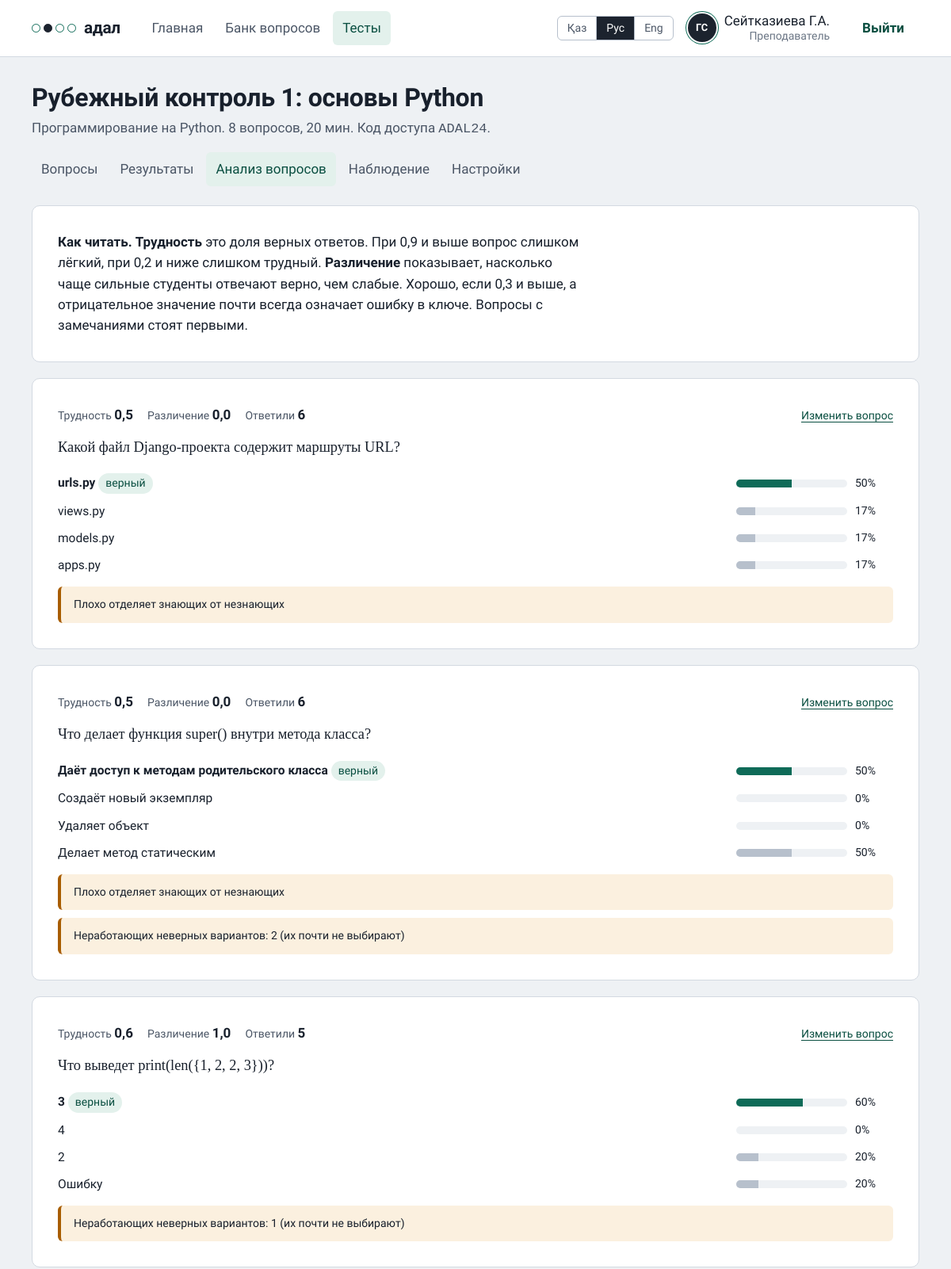
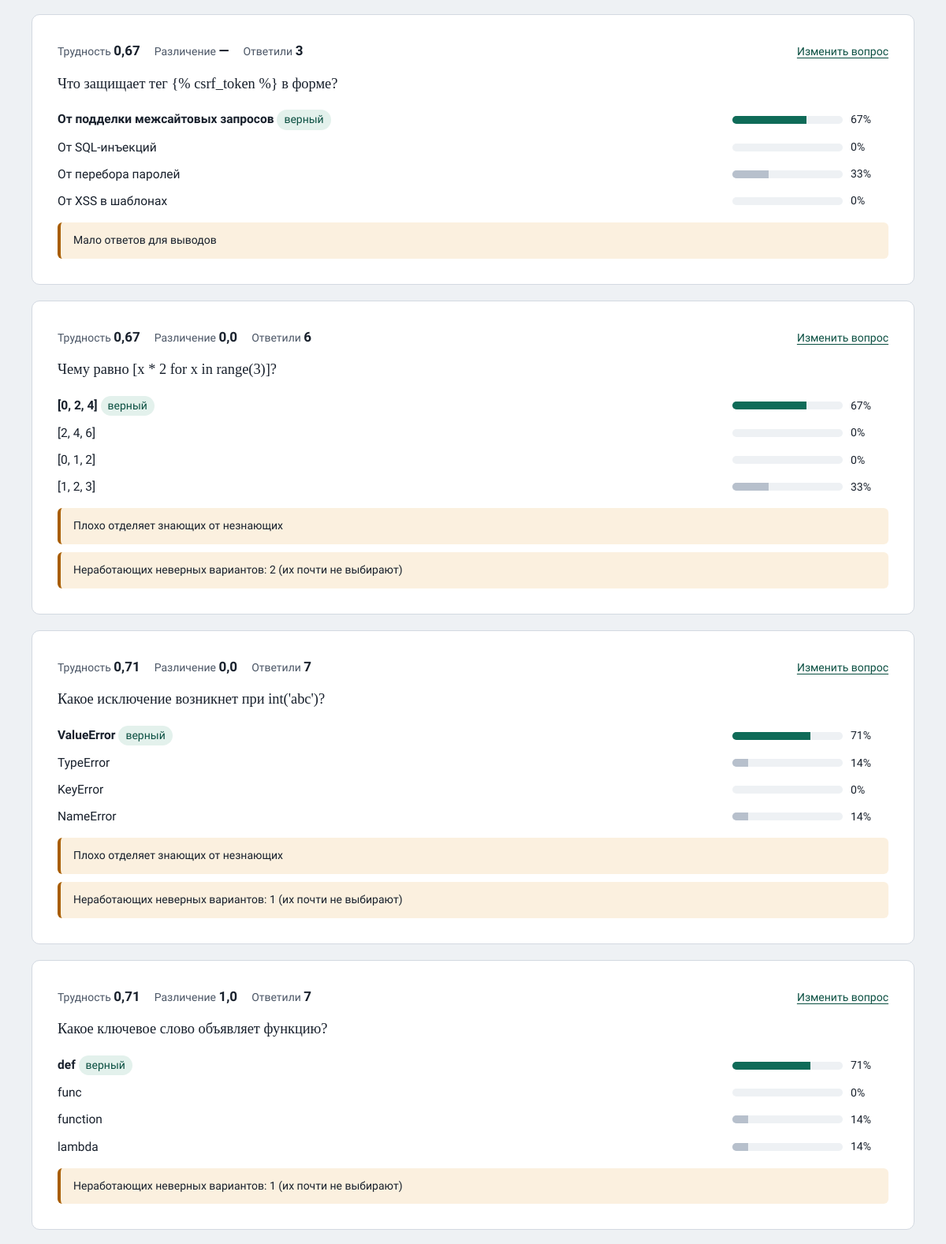
Page /exams/1/analysis/ (signed in, upper part) on the committed database (2 pictures, top to bottom).
### accounts/models.py (models this page shows, shortened)
class User(AbstractBaseUser, PermissionsMixin):
    class Role(models.TextChoices):
        STUDENT = "student", _("Студент")
        TEACHER = "teacher", _("Преподаватель")
        ADMIN = "admin", _("Администратор")
    class Degree(models.TextChoices):
        BACHELOR = "bachelor", _("Бакалавриат")
        MASTER = "master", _("Магистратура")
        DOCTOR = "doctor", _("Докторантура")
    class ApplicationType(models.TextChoices):
        FIRST = "first", _("Первое высшее образование")
        SHORT = "short", _("Сокращённая программа (на базе ТиПО)")
        SECOND = "second", _("Второе высшее образование")
    class DocType(models.TextChoices):
        ID_CARD = "id_card", _("Удостоверение личности РК")
        PASSPORT = "passport", _("Паспорт")
        RESIDENCE = "residence", _("Вид на жительство")
    class Language(models.TextChoices):
        KAZAKH = "kk", _("Қазақша")
        RUSSIAN = "ru", _("Русский")
        ENGLISH = "en", "English"
    iin = models.CharField(_("ИИН"), max_length=12, unique=True)
    first_name = models.CharField(_("Имя"), max_length=80)
    last_name = models.CharField(_("Фамилия"), max_length=80)
    patronymic = models.CharField(_("Отчество"), max_length=80, blank=True)
    email = models.EmailField(_("Эл. почта"), blank=True)
    role = models.CharField(_("Роль"), max_length=10, choices=Role.choices, default=Role.STUDENT)
    group = models.CharField(_("Группа"), max_length=30, blank=True)
    interface_language = models.CharField(
        _("Язык интерфейса"), max_length=2, choices=Language.choices, default=Language.RUSSIAN)
    degree = models.CharField(_("Академическая степень"), max_length=10,
                              choices=Degree.choices, default=Degree.BACHELOR)
    application_type = models.CharField(_("Заявление"), max_length=10,
                                        choices=ApplicationType.choices, default=ApplicationType.FIRST)
    citizenship = models.CharField(_("Страна"), max_length=60, default="Казахстан")
    doc_type = models.CharField(_("Документ"), max_length=10, choices=DocType.choices,
                                default=DocType.ID_CARD)
    doc_number = models.CharField(_("Номер документа"), max_length=20, blank=True)
    study_language = models.CharField(_("Язык обучения"), max_length=2,
                                      choices=Language.choices, default=Language.KAZAKH)
    birth_date = models.DateField(_("Дата рождения"), null=True, blank=True)
    avatar = models.ImageField(_("Фото профиля"), upload_to="avatars/", blank=True)
    is_active = models.BooleanField(default=True)
    is_staff = models.BooleanField(default=False)
    date_joined = models.DateTimeField(default=timezone.now)
    objects = UserManager()
    USERNAME_FIELD = "iin"
    REQUIRED_FIELDS = ["first_name", "last_name"]
    class Meta:
        verbose_name = _("пользователь")
        verbose_name_plural = _("пользователи")
        ordering = ["last_name", "first_name"]
    @property
    def short_name(self) -> str:
        initials = "".join(f"{p[0]}." for p in (self.first_name, self.patronymic) if p)
        return f"{self.last_name} {initials}".strip()
    @property
    def initials(self) -> str:
        return "".join(p[0] for p in (self.first_name, self.last_name) if p).upper()
    @property
    def is_teacher(self) -> bool:
        return self.role in (self.Role.TEACHER, self.Role.ADMIN)

### exams/models.py (models this page shows, shortened)
class Exam(models.Model):
    title = models.CharField(_("Название"), max_length=200)
    subject = models.ForeignKey(Subject, on_delete=models.PROTECT, related_name="exams",
                                verbose_name=_("Дисциплина"))
    author = models.ForeignKey(settings.AUTH_USER_MODEL, on_delete=models.CASCADE,
                               related_name="exams")
    topic = models.CharField(_("Только тема"), max_length=150, blank=True,
                             help_text=_("Оставьте пустым, чтобы брать вопросы по всей дисциплине"))
    question_count = models.PositiveSmallIntegerField(_("Вопросов в варианте"), default=20)
    duration_minutes = models.PositiveSmallIntegerField(_("Время, минут"), default=30)
    opens_at = models.DateTimeField(_("Открывается"))
    closes_at = models.DateTimeField(_("Закрывается"))
    groups = models.CharField(_("Группы"), max_length=300, blank=True,
                              help_text=_("Через запятую, например: ИС-21, ИС-22. Если оставить пустым, тест увидят все группы"))
    access_code = models.CharField(_("Код доступа"), max_length=12,
                                   help_text=_("Преподаватель говорит его вслух в аудитории"))
    allowed_ip_prefix = models.CharField(
        _("Разрешённая сеть"), max_length=60, blank=True,
        help_text=_("Начало IP-адресов компьютерного класса, например 10.12.5. Если оставить пустым, тест откроется из любой сети"))
    max_violations = models.PositiveSmallIntegerField(
        _("Нарушений до завершения"), default=3,
        help_text=_("Уход со страницы, выход из полноэкранного режима и т. п."))
    show_review = models.BooleanField(_("Показать студенту разбор после теста"), default=False)
    questions = models.ManyToManyField("Question", related_name="exams", blank=True,
                                       verbose_name=_("Вопросы теста"))
    is_published = models.BooleanField(_("Опубликован"), default=True)
    created_at = models.DateTimeField(auto_now_add=True)
    class Meta:
        verbose_name = _("тест")
        verbose_name_plural = _("тесты")
        ordering = ["-opens_at"]

class Subject(models.Model):
    name = models.CharField(_("Название"), max_length=150, unique=True)
    class Meta:
        verbose_name = _("дисциплина")
        verbose_name_plural = _("дисциплины")
        ordering = ["name"]
    def __str__(self):
        return self.name

class Question(models.Model):
    class Difficulty(models.IntegerChoices):
        EASY = 1, _("Лёгкий")
        MEDIUM = 2, _("Средний")
        HARD = 3, _("Сложный")
    subject = models.ForeignKey(Subject, on_delete=models.CASCADE, related_name="questions",
                                verbose_name=_("Дисциплина"))
    author = models.ForeignKey(settings.AUTH_USER_MODEL, on_delete=models.SET_NULL, null=True,
                               related_name="questions", verbose_name=_("Автор"))
    topic = models.CharField(_("Тема"), max_length=150, blank=True)
    text = models.TextField(_("Текст вопроса"))
    image = models.ImageField(_("Рисунок"), upload_to="questions/", blank=True)
    difficulty = models.PositiveSmallIntegerField(_("Сложность"), choices=Difficulty.choices,
                                                  default=Difficulty.MEDIUM)
    is_active = models.BooleanField(_("В банке"), default=True)
    created_at = models.DateTimeField(_("Создан"), auto_now_add=True)
    class Meta:
        verbose_name = _("вопрос")
        verbose_name_plural = _("вопросы")
        ordering = ["-created_at"]

class Choice(models.Model):
    question = models.ForeignKey(Question, on_delete=models.CASCADE, related_name="choices")
    text = models.CharField(_("Вариант ответа"), max_length=1000)
    is_correct = models.BooleanField(_("Правильный"), default=False)
    class Meta:
        ordering = ["id"]

### exams/views.py (the view)
# urls.py: path("exams/<int:pk>/analysis/", views.exam_analysis, name="exam_analysis"),
@teacher_required
def exam_analysis(request, pk):
    exam = _own_exam(request, pk)
    report = services.exam_report(exam)
    return render(request, "exams/exam_analysis.html", {"exam": exam, **report})

### exams/analysis.py (called while the page is built)
def difficulty_index(correct: int, total: int) -> float:
    return correct / total if total else 0.0

def discrimination_index(rows: list[tuple[float, bool]]) -> float | None:
    n = len(rows)
    k = max(1, round(n * GROUP_SHARE))
    if n < MIN_SAMPLE or 2 * k > n:
        return None
    ranked = sorted(rows, key=lambda r: r[0])
    lower = sum(1 for _, ok in ranked[:k] if ok) / k
    upper = sum(1 for _, ok in ranked[-k:] if ok) / k
    return round(upper - lower, 2)

def flags_for(stat: QuestionStat) -> list[str]:
    flags = []
    if stat.answered < MIN_SAMPLE:
        return [_("Мало ответов для выводов")]
    if stat.p >= TOO_EASY:
        flags.append(_("Слишком лёгкий: почти все отвечают верно"))
    if stat.p <= TOO_HARD:
        flags.append(_("Слишком трудный. Проверьте, верно ли отмечен ответ"))
    if stat.d is not None and stat.d < 0:
        flags.append(_("Сильные студенты ошибаются чаще слабых. Скорее всего, в ключе ошибка"))
    elif stat.d is not None and stat.d < WEAK_DISCRIMINATION:
        flags.append(_("Плохо отделяет знающих от незнающих"))
    dead = [c for c in stat.choices if not c.is_correct and c.share < DEAD_DISTRACTOR]
    if dead:
        flags.append(_("Неработающих неверных вариантов: %(n)s (их почти не выбирают)") % {"n": len(dead)})
    return flags

def score_summary(percents: list[int]) -> dict:
    buckets = [0] * 10
    for value in percents:
        buckets[min(value // 10, 9)] += 1
    if not percents:
        return {"count": 0, "mean": 0, "median": 0, "stdev": 0, "buckets": buckets}
    return {
        "count": len(percents),
        "mean": round(statistics.fmean(percents), 1),
        "median": statistics.median(percents),
        "stdev": round(statistics.pstdev(percents), 1),
        "buckets": buckets,
    }

### exams/models.py (called while the page is built)
    def get_queryset(self):
        return super().get_queryset().filter(archived=False)

    @property
    def percent(self) -> int:
        return round(100 * self.score / self.max_score) if self.max_score else 0

### exams/views.py (called while the page is built)
def teacher_required(view):
    @wraps(view)
    @login_required
    def wrapper(request, *args, **kwargs):
        if not request.user.is_teacher:
            raise PermissionDenied
        return view(request, *args, **kwargs)
    return wrapper

def _own_exam(request, pk) -> Exam:
    exam = get_object_or_404(Exam.objects.select_related("subject"), pk=pk)
    if exam.author_id != request.user.id and not request.user.is_admin:
        raise PermissionDenied
    return exam

### templates/exams/exam_analysis.html (shortened to what this page needs)
{% extends "base.html" %}
{% load i18n %}
{% block math %}{% include "_math.html" %}{% endblock %}
{% block content %}
{% include "exams/_exam_head.html" with tab="analysis" %}
<div class="sheet" style="margin-bottom:20px">
  <p style="margin:0"><b>{% translate "Как читать." %}</b> <b>{% translate "Трудность" %}</b> {% translate "это доля верных ответов. При 0,9 и выше вопрос слишком лёгкий, при 0,2 и ниже слишком трудный." %}
  <b>{% translate "Различение" %}</b> {% translate "показывает, насколько чаще сильные студенты отвечают верно, чем слабые. Хорошо, если 0,3 и выше, а отрицательное значение почти всегда означает ошибку в ключе. Вопросы с замечаниями стоят первыми." %}</p>
</div>
{% for s in items %}
<section class="sheet">
  <div class="sheet-title">
    <div class="index-pair">
      <span>{% translate "Трудность" %} <b class="num">{{ s.p }}</b></span>
      <span>{% translate "Различение" %} <b class="num">{% if s.d is None %}—{% else %}{{ s.d }}{% endif %}</b></span>
      <span>{% translate "Ответили" %} <b class="num">{{ s.answered }}</b></span>
    </div>
    <a class="small" href="{% url 'exams:question_edit' s.question_id %}">{% translate "Изменить вопрос" %}</a>
  </div>
  <div class="q-text" style="font-family:var(--font-read);font-size:1.15rem;margin-bottom:14px">{{ s.text }}</div>
  {% for c in s.choices %}
  <div class="share {% if c.is_correct %}correct{% endif %}">
    <span class="label-text">{{ c.text }}{% if c.is_correct %} <span class="tag ok">{% translate "верный" %}</span>{% endif %}</span>
    <span class="track"><span class="fill" style="display:block;width:{% widthratio c.share 1 100 %}%"></span></span>
    <span class="num right small">{% widthratio c.share 1 100 %}%</span>
  </div>
  {% endfor %}
  {% for f in s.flags %}<div class="note warning small" style="margin-top:10px">{{ f }}</div>{% endfor %}
</section>
{% empty %}
<div class="empty"><p>{% translate "Анализ появится, когда студенты завершат тест." %}</p></div>
{% endfor %}
{% endblock %}

### templates/base.html (shortened to what this page needs)
{% load static i18n %}{% get_current_language as LANG %}<!doctype html>
<html lang="{{ LANG }}">
<head>
  <link rel="stylesheet" href="{% static 'css/app.css' %}?v=16">
  {% block math %}{% endblock %}
</head>
<body class="{% block body_class %}{% endblock %}">
{% block chrome %}
<header class="topbar">
  <div class="topbar-in">
    <a class="wordmark" href="{% url 'dashboard' %}" aria-label="{% translate 'Адал, главная страница' %}">
      <span class="mark" aria-hidden="true"><i></i><i class="on"></i><i></i><i></i></span>{% translate "адал" %}
    </a>
    {% if user.is_authenticated %}
    {% with path=request.path %}
    <nav class="nav" aria-label="{% translate 'Разделы' %}">
      <a href="{% url 'dashboard' %}" {% if path == '/' %}aria-current="page"{% endif %}>{% translate "Главная" %}</a>
      {% if user.is_teacher %}
      <a href="{% url 'exams:question_list' %}" {% if '/bank/' in path %}aria-current="page"{% endif %}>{% translate "Банк вопросов" %}</a>
      <a href="{% url 'exams:exam_list' %}" {% if '/exams/' in path %}aria-current="page"{% endif %}>{% translate "Тесты" %}</a>
      {% endif %}
    </nav>
    {% endwith %}
    {% endif %}
    <div class="who">
      {% include "_lang.html" %}
      {% if user.is_authenticated %}
      <a class="who-link" href="{% url 'accounts:profile' %}" title="{% translate 'Профиль' %}">
        <span class="avatar" aria-hidden="true">{% if user.avatar %}<img src="{{ user.avatar.url }}" alt="">{% else %}{{ user.initials }}{% endif %}</span>
        <span class="who-name">{{ user.short_name }}<span>{{ user.get_role_display }}{% if user.group %}, {{ user.group }}{% endif %}</span></span>
      </a>
      <form method="post" action="{% url 'accounts:logout' %}">{% csrf_token %}
        <button class="btn btn-quiet logout" type="submit" aria-label="{% translate 'Выйти' %}">
          <span>{% translate "Выйти" %}</span>
        </button>
      </form>
      {% endif %}
    </div>
  </div>
</header>
{% endblock %}
<main class="{% block main_class %}page{% endblock %}">
  {% block content %}{% endblock %}
</main>
</body>
</html>

### templates/exams/_exam_head.html (shortened to what this page needs)
{% load i18n %}<div class="page-head">
  <div>
    <h1>{{ exam.title }}</h1>
    <p class="muted">{{ exam.subject }} <code>{{ exam.access_code }}</code>.</p>
  </div>
  <nav class="nav" aria-label="{% translate 'Разделы теста' %}">
    <a href="{% url 'exams:exam_questions' exam.pk %}" {% if tab == "questions" %}aria-current="page"{% endif %}>{% translate "Вопросы" %}</a>
    <a href="{% url 'exams:exam_results' exam.pk %}" {% if tab == "results" %}aria-current="page"{% endif %}>{% translate "Результаты" %}</a>
    <a href="{% url 'exams:exam_analysis' exam.pk %}" {% if tab == "analysis" %}aria-current="page"{% endif %}>{% translate "Анализ вопросов" %}</a>
    <a href="{% url 'exams:exam_monitor' exam.pk %}" {% if tab == "monitor" %}aria-current="page"{% endif %}>{% translate "Наблюдение" %}</a>
    <a href="{% url 'exams:exam_edit' exam.pk %}">{% translate "Настройки" %}</a>
  </nav>
</div>

### rows in the picture
User: initials "ГС", short_name "Сейтказиева Г.А.", role "Преподаватель"
Exam: title "Рубежный контроль 1: основы Python", subject "Программирование на Python", access_code "ADAL24"
Question: text "Какой файл Django-проекта содержит маршруты URL?"
Choice: text "urls.py"
Choice: text "views.py"
Choice: text "models.py"
Choice: text "apps.py"
Question: text "Что делает функция super() внутри метода класса?"
Choice: text "Даёт доступ к методам родительского класса"
Choice: text "Создаёт новый экземпляр"
Choice: text "Удаляет объект"
Choice: text "Делает метод статическим"
Question: text "Что выведет print(len({1, 2, 2, 3}))?"
Choice: text "Ошибку"
Question: text "Что защищает тег {% csrf_token %} в форме?"
Choice: text "От подделки межсайтовых запросов"
Choice: text "От SQL-инъекций"
Choice: text "От перебора паролей"
Choice: text "От XSS в шаблонах"
Question: text "Чему равно [x * 2 for x in range(3)]?"
Choice: text "[0, 2, 4]"
Choice: text "[2, 4, 6]"
Choice: text "[0, 1, 2]"
Choice: text "[1, 2, 3]"
Question: text "Какое исключение возникнет при int('abc')?"
Choice: text "ValueError"
Choice: text "TypeError"
Choice: text "KeyError"
Choice: text "NameError"
Question: text "Какое ключевое слово объявляет функцию?"
Choice: text "def"
Choice: text "func"
Choice: text "function"
Choice: text "lambda"

### other values in the picture
{{ s.p }} "0,5" "0,5" "0,6" "0,67" "0,67" "0,71" "0,71"
{{ s.d }} "0,0" "0,0" "1,0" "0,0" "0,0" "1,0"
{{ s.answered }} "6" "6" "5" "3" "6" "7" "7"
{{ f }} "Плохо отделяет знающих от незнающих" "Плохо отделяет знающих от незнающих" "Неработающих неверных вариантов: 2 (их почти не выбирают)" "Неработающих неверных вариантов: 1 (их почти не выбирают)" "Мало ответов для выводов" "Плохо отделяет знающих от незнающих" "Неработающих неверных вариантов: 2 (их почти не выбирают)" "Плохо отделяет знающих от незнающих" "Неработающих неверных вариантов: 1 (их почти не выбирают)" "Неработающих неверных вариантов: 1 (их почти не выбирают)"
{{ c.text }} "3" "4" "2"
